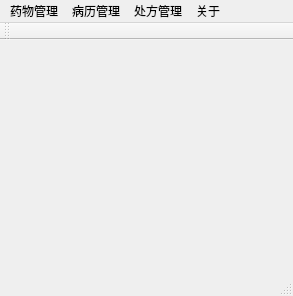
<?xml version="1.0" encoding="UTF-8"?>
<ui version="4.0">
 <class>MainWindow</class>
 <widget class="QMainWindow" name="MainWindow">
  <property name="geometry">
   <rect>
    <x>0</x>
    <y>0</y>
    <width>293</width>
    <height>296</height>
   </rect>
  </property>
  <property name="windowTitle">
   <string/>
  </property>
  <widget class="QWidget" name="centralWidget"/>
  <widget class="QMenuBar" name="menuBar">
   <property name="geometry">
    <rect>
     <x>0</x>
     <y>0</y>
     <width>293</width>
     <height>23</height>
    </rect>
   </property>
   <widget class="QMenu" name="menuadd">
    <property name="title">
     <string>药物管理</string>
    </property>
    <addaction name="show_medicine"/>
    <addaction name="add_medicine"/>
    <addaction name="modify_medicine"/>
    <addaction name="del_medicine"/>
   </widget>
   <widget class="QMenu" name="menuff">
    <property name="title">
     <string>处方管理</string>
    </property>
   </widget>
   <widget class="QMenu" name="menurecord">
    <property name="title">
     <string>病历管理</string>
    </property>
    <addaction name="actionadd_record"/>
    <addaction name="action_search_record"/>
    <addaction name="actionmodify_record_2"/>
    <addaction name="actiondel_record"/>
   </widget>
   <widget class="QMenu" name="menu">
    <property name="title">
     <string>关于</string>
    </property>
    <addaction name="actionversion"/>
    <addaction name="actionauthor"/>
   </widget>
   <addaction name="menuadd"/>
   <addaction name="menurecord"/>
   <addaction name="menuff"/>
   <addaction name="menu"/>
  </widget>
  <widget class="QToolBar" name="mainToolBar">
   <attribute name="toolBarArea">
    <enum>TopToolBarArea</enum>
   </attribute>
   <attribute name="toolBarBreak">
    <bool>false</bool>
   </attribute>
  </widget>
  <widget class="QStatusBar" name="statusBar"/>
  <action name="show_medicine">
   <property name="text">
    <string>显示药物</string>
   </property>
  </action>
  <action name="add_medicine">
   <property name="text">
    <string>增加药物</string>
   </property>
  </action>
  <action name="modify_medicine">
   <property name="text">
    <string>修改药物</string>
   </property>
  </action>
  <action name="del_medicine">
   <property name="text">
    <string>删除药物</string>
   </property>
  </action>
  <action name="actionadd_record">
   <property name="text">
    <string>添加病历</string>
   </property>
  </action>
  <action name="action_search_record">
   <property name="text">
    <string>查询病历</string>
   </property>
  </action>
  <action name="actionmodify_record_2">
   <property name="text">
    <string>更新病历</string>
   </property>
  </action>
  <action name="actiondel_record">
   <property name="text">
    <string>删除病历</string>
   </property>
  </action>
  <action name="actionversion">
   <property name="text">
    <string>版本</string>
   </property>
  </action>
  <action name="actionauthor">
   <property name="text">
    <string>作者</string>
   </property>
  </action>
 </widget>
 <layoutdefault spacing="6" margin="11"/>
 <resources/>
 <connections/>
</ui>
